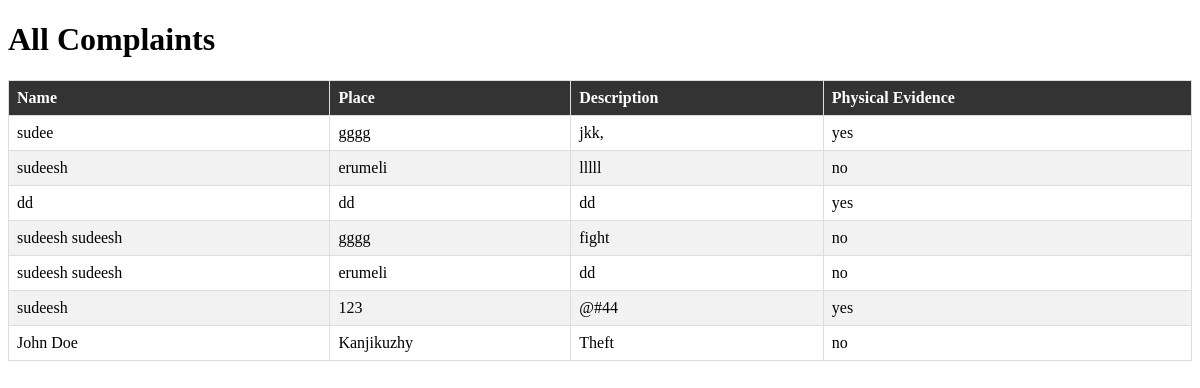
The app's page /complaints/, older data.
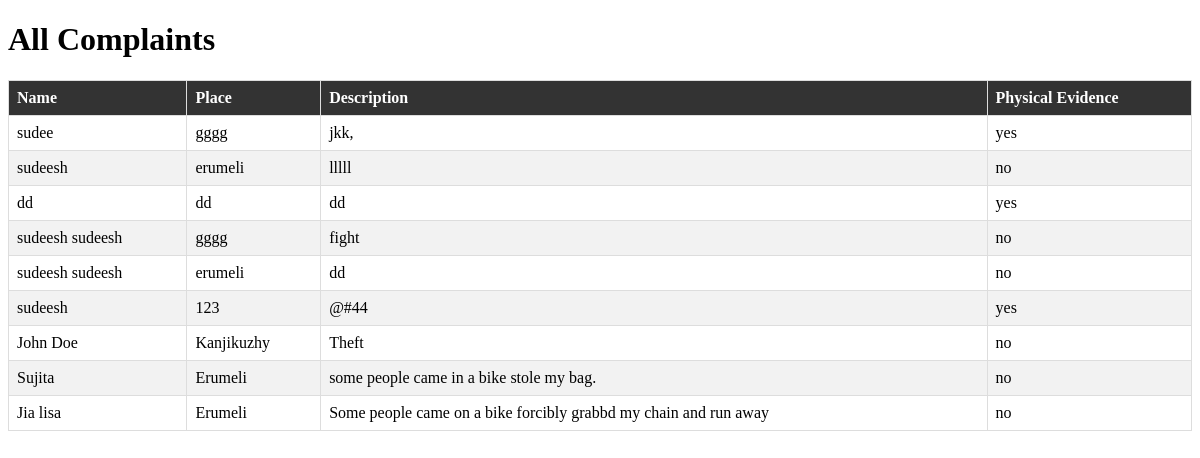
The same page, newer data.
### MyApp/models.py (models this page shows, shortened)
class Complaint(models.Model):
    user = models.ForeignKey(User, on_delete=models.CASCADE)
    name = models.CharField(max_length=122)
    place = models.CharField(max_length=122)
    Description= models.CharField(max_length=122)
    PhysicalEvidence= models.CharField(max_length=122)
    fileUpload = models.ImageField(upload_to='evidence', blank=True)

### MyApp/views.py (the view)
# urls.py: path('complaints/', views.complaint_list, name='complaint_list'),
def complaint_list(request):
    complaints = Complaint.objects.all()
    return render(request, 'admin/complaint_list.html', {'complaints': complaints})

### templates/admin/complaint_list.html (shortened to what this page needs)
<!DOCTYPE html>
<html>
<head>
</head>
<body>
    <h1>All Complaints</h1>
    <table class="complaint-table">
        <thead>
            <tr>
                <th>Name</th>
                <th>Place</th>
                <th>Description</th>
                <th>Physical Evidence</th>
            </tr>
        </thead>
        <tbody>
            {% for complaint in complaints %}
                <tr>
                    <td>{{ complaint.name }}</td>
                    <td>{{ complaint.place }}</td>
                    <td>{{ complaint.Description }}</td>
                    <td>{{ complaint.PhysicalEvidence }}</td>
                </tr>
            {% endfor %}
        </tbody>
    </table>
</body>
</html>

### templates/admin/complaint_list.html (style rules this page uses)
.complaint-table { border-collapse: collapse; width: 100%; }
.complaint-table th, .complaint-table td { border: 1px solid #ddd; padding: 8px; text-align: left; }
.complaint-table tr:nth-child(even) { background-color: #f2f2f2; }
.complaint-table th { background-color: #333; color: white; }

Row changes from the older to the newer data that the page shows:
added Complaint: name "Sujita", place "Erumeli", Description "some people came in a bike stole my bag.", PhysicalEvidence "no"
added Complaint: name "Jia lisa", place "Erumeli", Description "Some people came on a bike forcibly grabbd my chain and run away", PhysicalEvidence "no"
